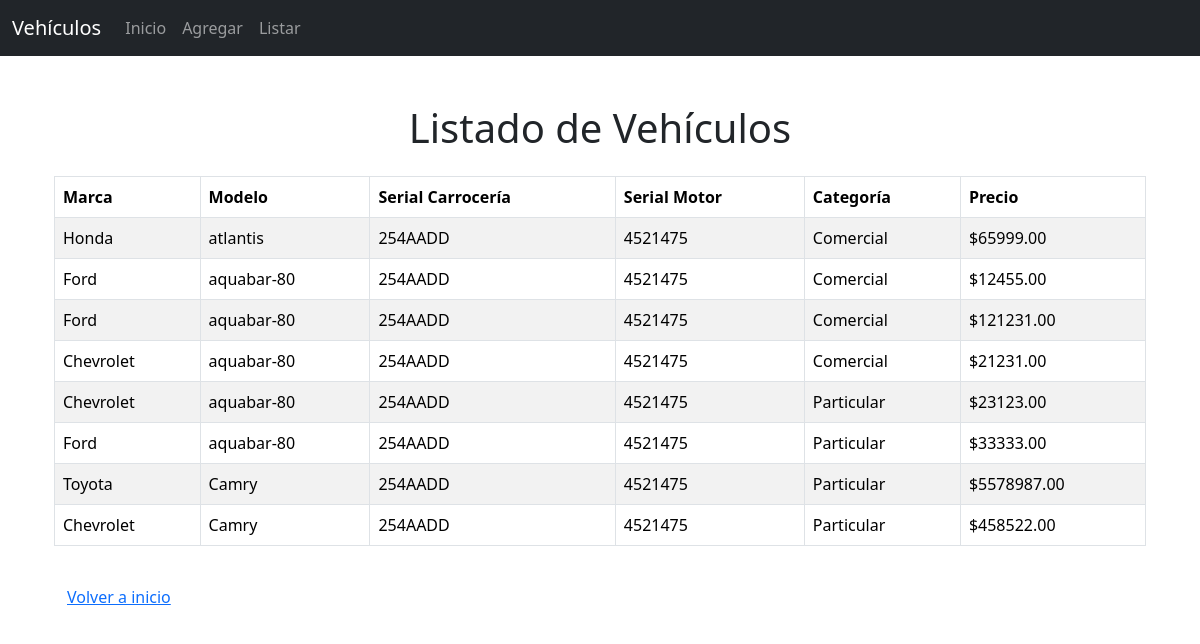
The app's page /listar/ with its own data.
### vehiculo/models.py (models this page shows, shortened)
class Vehiculo(models.Model):
    MARCAS = [
        ('Ford', 'Ford'),
        ('Chevrolet', 'Chevrolet'),
        ('Toyota', 'Toyota'),
        ('Honda', 'Honda'),
        ('Nissan', 'Nissan'),
    ]
    CATEGORIAS = [
        ('Particular', 'Particular'),
        ('Comercial', 'Comercial'),
        ('Camión', 'Camión'),
        ('SUV', 'SUV'),
    ]
    marca = models.CharField(max_length=50, choices=MARCAS)
    modelo = models.CharField(max_length=50)
    serial_carroceria = models.CharField(max_length=100)
    serial_motor = models.CharField(max_length=100)
    categoria = models.CharField(max_length=50, choices=CATEGORIAS)
    precio = models.DecimalField(max_digits=10, decimal_places=2)

### vehiculo/views.py (the view)
# urls.py: path('listar/', views.listar_vehiculos, name='listar_vehiculos'),  # Ruta para listar vehículos
def listar_vehiculos(request):
    vehiculos = Vehiculo.objects.all()  # Obtener todos los objetos de Vehiculo desde la base de datos
    return render(request, 'vehiculo/vehiculo_list_new.html', {'vehiculos': vehiculos})

### vehiculo/templates/vehiculo/vehiculo_list_new.html (shortened to what this page needs)
{% extends 'base.html' %}
{% block content %}
<div class="container mt-5">
    <h1 class="text-center">Listado de Vehículos</h1>
    <table class="table table-striped table-bordered mt-4">
        <thead class="thead-dark">
            <tr>
                <th scope="col">Marca</th>
                <th scope="col">Modelo</th>
                <th scope="col">Serial Carrocería</th>
                <th scope="col">Serial Motor</th>
                <th scope="col">Categoría</th>
                <th scope="col">Precio</th>
            </tr>
        </thead>
        <tbody>
            {% for vehiculo in vehiculos %}
            <tr>
                <td>{{ vehiculo.marca }}</td>
                <td>{{ vehiculo.modelo }}</td>
                <td>{{ vehiculo.serial_carroceria }}</td>
                <td>{{ vehiculo.serial_motor }}</td>
                <td>{{ vehiculo.categoria }}</td>
                <td>${{ vehiculo.precio }}</td>
            </tr>
            {% endfor %}
        </tbody>
    </table>
    <a href="{% url 'index' %}" class="btn btn-link mt-3">Volver a inicio</a>
</div>
{% endblock %}

### templates/base.html (shortened to what this page needs)
{% load static %}
{% load django_bootstrap5 %}
<!DOCTYPE html>
<html lang="en">
<head>
    {% bootstrap_css %}
</head>
<body>
    <nav class="navbar navbar-expand-lg navbar-dark bg-dark">
        <div class="container-fluid">
            <a class="navbar-brand" href="#">Vehículos</a>
            <div class="collapse navbar-collapse" id="navbarNav">
                <ul class="navbar-nav">
                    <li class="nav-item">
                        <a class="nav-link" href="{% url 'index' %}">Inicio</a>
                    </li>
                    <li class="nav-item">
                        <a class="nav-link" href="{% url 'agregar_vehiculo' %}">Agregar</a>
                    </li>
                    <li class="nav-item">
                        <a class="nav-link" href="{% url 'listar_vehiculos' %}">Listar</a>
                    </li>
                </ul>
            </div>
        </div>
    </nav>
    <div class="container mt-4">
        {% block content %}{% endblock %}
    </div>
</body>
</html>

### records on screen
Vehiculo: marca "Honda", modelo "atlantis", serial_carroceria "254AADD", serial_motor "4521475", categoria "Comercial", precio "65999.00"
Vehiculo: marca "Ford", modelo "aquabar-80", serial_carroceria "254AADD", serial_motor "4521475", categoria "Comercial", precio "12455.00"
Vehiculo: marca "Ford", modelo "aquabar-80", serial_carroceria "254AADD", serial_motor "4521475", categoria "Comercial", precio "121231.00"
Vehiculo: marca "Chevrolet", modelo "aquabar-80", serial_carroceria "254AADD", serial_motor "4521475", categoria "Comercial", precio "21231.00"
Vehiculo: marca "Chevrolet", modelo "aquabar-80", serial_carroceria "254AADD", serial_motor "4521475", categoria "Particular", precio "23123.00"
Vehiculo: marca "Ford", modelo "aquabar-80", serial_carroceria "254AADD", serial_motor "4521475", categoria "Particular", precio "33333.00"
Vehiculo: marca "Toyota", modelo "Camry", serial_carroceria "254AADD", serial_motor "4521475", categoria "Particular", precio "5578987.00"
Vehiculo: marca "Chevrolet", modelo "Camry", serial_carroceria "254AADD", serial_motor "4521475", categoria "Particular", precio "458522.00"
